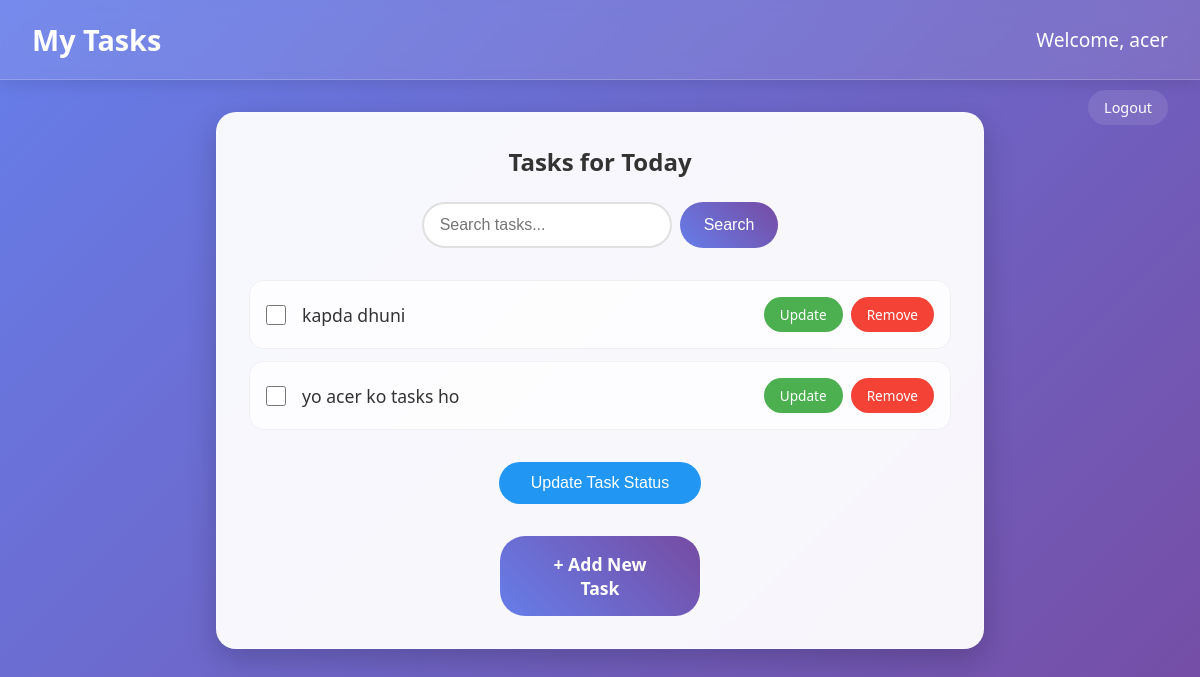
Page / (signed in) on the earlier database version.
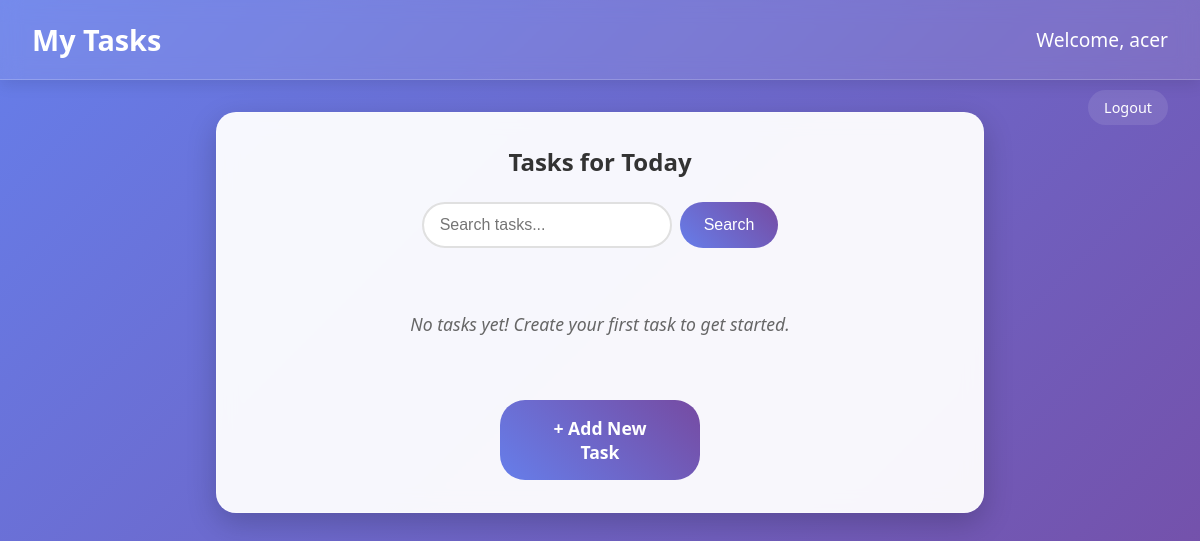
Same page on the later database version.
### tasks/models.py (models this page shows)
class taskss(models.Model) :
    User = models.ForeignKey(User , on_delete=models.CASCADE , null=True , blank=True)
    taskharu = models.CharField(max_length=40)
    priority = models.IntegerField()
    completion = models.BooleanField(default=False)
    class meta :
        ordering = ["completion"]

### tasks/views.py (the view, shortened to what this page needs)
# urls.py: path('',views.index,name="index"),
@login_required
def index(request):
    tasks = taskss.objects.filter(User=request.user)
    search_input = request.GET.get('search-name') or ''
    if search_input :
        tasks = tasks.filter(taskharu__icontains=search_input)
    return render(request, "tasks/index.html", {
        'task': tasks,
        'search_input' : search_input ,
    })

### tasks/templates/tasks/index.html (shortened to what this page needs)
{% load static %}
<!DOCTYPE html>
<html lang="en">
<head>
    <link rel="stylesheet" href="{% static 'tasks/style.css' %}">
</head>
<body>
    <div class="nav">
        <h1>My Tasks</h1>
        <div class="user">Welcome, {{ request.user }}</div>
    </div>
    <div class="auth-links">
        <a href="{% url 'logout' %}">Logout</a>
    </div>
    <div class="container">
        <div class="task-panel">
            <h3>Tasks for Today</h3>
            <form method="GET" action="{% url 'index' %}" class="search-form">
                <input type="text" name="search-name" value="{{ search_input }}" placeholder="Search tasks...">
                <input type="submit" value="Search">
            </form>
            <form method="POST" action="{% url 'index' %}">
                <ul class="task-list">
                    {% for task in task %}
                    <li class="task-item">
                        <div class="task-content">
                            <input type="checkbox" name="completion_{{ task.id }}" class="task-checkbox"
                                   onchange="toggleTaskCompletion(this)">
                            <span class="task-text {% if task.completed %}completed{% endif %}">
                                {{ task.taskharu }}
                            </span>
                        </div>
                        <div class="task-actions">
                            <a href="{% url 'update' task.id %}" class="update-btn">Update</a>
                            <a href="{% url 'remove' task.id %}" class="remove-btn">Remove</a>
                        </div>
                    </li>
                    {% empty %}
                    <li class="no-tasks">No tasks yet! Create your first task to get started.</li>
                    {% endfor %}
                </ul>
                {% if task %}
                <div class="completion-form">
                    <input type="submit" value="Update Task Status" class="completion-submit">
                </div>
                {% endif %}
            </form>
            <a href="{% url 'add' %}" class="add-task-btn">+ Add New Task</a>
        </div>
    </div>
</body>
</html>

### tasks/static/tasks/style.css (style rules this page uses)
* { padding: 0; margin: 0; box-sizing: border-box; }
body { font-family: 'Segoe UI', Tahoma, Geneva, Verdana, sans-serif; background: linear-gradient(135deg, #667eea 0%, #764ba2 100%); min-height: 100vh; color: #333; }
.nav { display: flex; justify-content: space-between; align-items: center; height: 80px; background: rgba(255, 255, 255, 0.1); backdrop-filter: blur(10px); border-bottom: 1px solid rgba(255, 255, 255, 0.2); padding: 0 2rem; box-shadow: 0 4px 15px rgba(0, 0, 0, 0.1); }
.nav h1 { color: white; font-size: 1.8rem; font-weight: 600; }
.user { color: white; font-size: 1.2rem; font-weight: 400; }
.auth-links { position: absolute; top: 90px; right: 2rem; display: flex; gap: 1rem; }
.auth-links a { color: white; text-decoration: none; padding: 0.5rem 1rem; background: rgba(255, 255, 255, 0.1); border-radius: 20px; transition: all 0.3s ease; font-size: 0.9rem; }
.container { max-width: 800px; margin: 2rem auto; padding: 0 1rem; }
.task-panel { background: rgba(255, 255, 255, 0.95); backdrop-filter: blur(10px); border-radius: 20px; padding: 2rem; box-shadow: 0 10px 30px rgba(0, 0, 0, 0.2); border: 1px solid rgba(255, 255, 255, 0.3); }
.task-panel h3 { color: #333; font-size: 1.5rem; margin-bottom: 1.5rem; text-align: center; font-weight: 600; }
.search-form { display: flex; gap: 0.5rem; margin-bottom: 2rem; justify-content: center; }
.search-form input[type="text"] { padding: 0.75rem 1rem; border: 2px solid #e0e0e0; border-radius: 25px; font-size: 1rem; outline: none; transition: all 0.3s ease; min-width: 250px; }
.search-form input[type="submit"] { padding: 0.75rem 1.5rem; background: linear-gradient(45deg, #667eea, #764ba2); color: white; border: none; border-radius: 25px; font-size: 1rem; cursor: pointer; transition: all 0.3s ease; }
.task-list { list-style: none; margin-bottom: 2rem; }
.no-tasks { text-align: center; color: #666; font-style: italic; padding: 2rem; font-size: 1.1rem; }
.add-task-btn { display: block; width: 200px; margin: 2rem auto 0; padding: 1rem 2rem; background: linear-gradient(45deg, #667eea, #764ba2); color: white; text-decoration: none; border-radius: 25px; text-align: center; font-size: 1.1rem; font-weight: 600; transition: all 0.3s ease; }

Differences in the rows shown:
removed taskss: taskharu "kapda dhuni"
removed taskss: taskharu "yo acer ko tasks ho"
Other differences:
form field value: "Update Task Status" → (not shown)
text now shown: "No tasks yet! Create your first task to get started."
